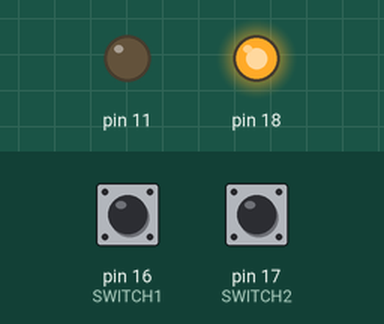
A sketch run on a simulated Arduino Uno, built with avr-gcc and run on an emulated ATmega328P. Shown: output pins drawn as LEDs (lit = HIGH). The test bench sets the inputs (shaded band); at power-on: pin 16 (SWITCH1) HIGH, pin 17 (SWITCH2) HIGH.

Above: at 0.8 s.
0.9 s: pin 16 (SWITCH1) pulled LOW for 0.15 s
At 1.7 s:
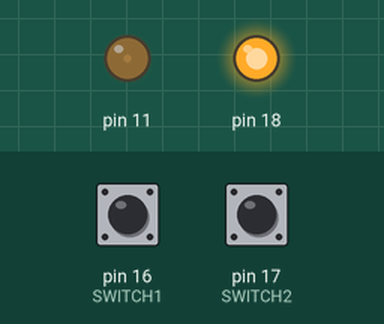
2.5 s: pin 17 (SWITCH2) pulled LOW for 0.15 s
At 2.9 s:
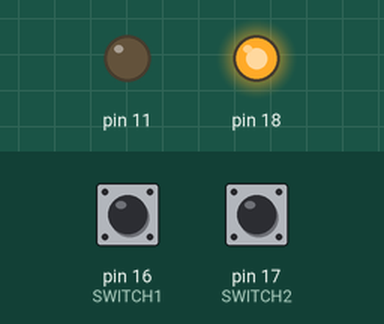
4.1 s: pin 16 (SWITCH1) pulled LOW for 1 s
At 5.3 s:
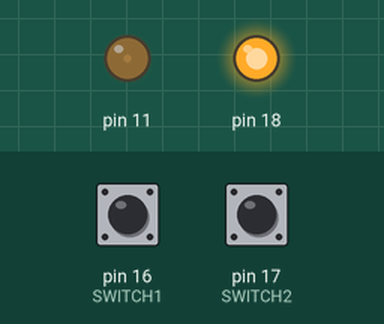
6.6 s: pin 17 (SWITCH2) pulled LOW for 1 s
At 7.2 s:
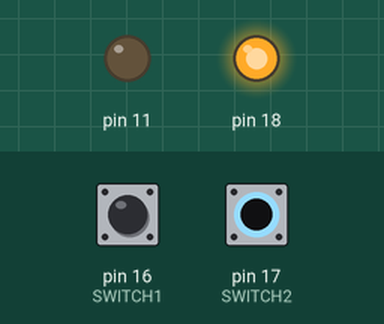
9.1 s: pin 16 (SWITCH1) driven LOW and pin 17 (SWITCH2) driven LOW
At 10.4 s:
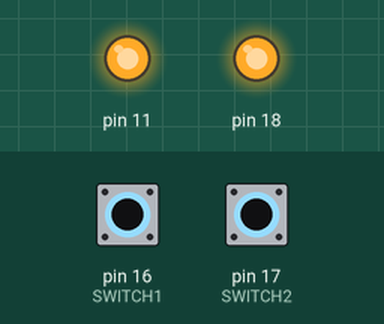
Timing chart, 0 to 11.6 s (numbered marks = the images above; inputs shaded):
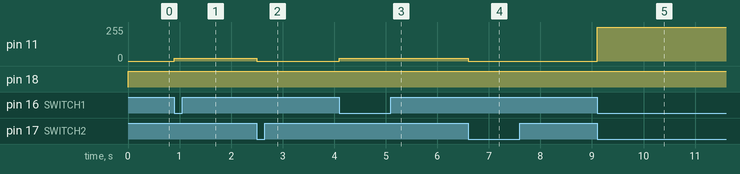

The sketch:

aaaa.ino
```cpp
// [8:02 PM] KazeofHope:
#include <avr/io.h>
#include <avr/interrupt.h>
#include <util/delay.h>

#define MYDELAY 1

#define SWITCH1 PC2 // button1
#define SWITCH2 PC3 // button2

int main (void) {
    // Button Pin Setup (PORT C NOT DONE)
    DDRC = (1 << SWITCH1);
    PORTC = (1 << SWITCH1);

    DDRC = (2 << SWITCH2);
    PORTC = (2 << SWITCH2);

    // PB3 as output (PORT B DONE)
    DDRB |= (1 << DDB3);

    // set PWM duty cycle
    OCR2A = 0;
    // set non-inverting mode
    TCCR2A |= (1 << COM2A1);
    // set fast PWM Mode
    TCCR2A |= (1 << WGM21) | (1 << WGM20);
    // set prescaler to 8 and starts PWM
    TCCR2B |= (1 << CS21);

    while (1) {
        if (((PINC & (1 << SWITCH1)) == 0) && ((PINC & (1 << SWITCH2)) == 0)) {
            OCR2A = 255;
        }
        else if ((PINC & (1 << SWITCH1)) == 0) {
            OCR2A = 20;
        }
        else if ((PINC & (1 << SWITCH2)) == 0) {
            OCR2A = 0;
        }
//''
        _delay_ms (MYDELAY);
    }

    return 0;

}
```

Measured:
- after the input at 0.9 s, pin 11: 0/255 → 20/255 at once
- after the input at 2.5 s, pin 11: 20/255 → 0/255 at once
- after the input at 4.1 s, pin 11: 0/255 → 20/255 at once
- after the input at 6.6 s, pin 11: 20/255 → 0/255 at once
- after the input at 9.1 s, pin 11: 0/255 → 255/255 at once
